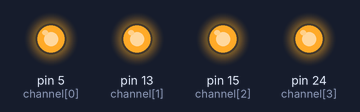
The program below on a simulated Raspberry Pi (header pin numbers). Parts: output pins drawn as LEDs (lit = HIGH). At 10.0 s the program stops and its outputs stay as they are.

Above: at 0.1 s.
At 1.1 s:
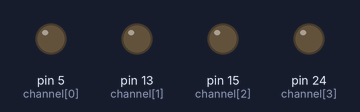
Timing chart, 0 to 2.6 s (numbered marks = the images above):
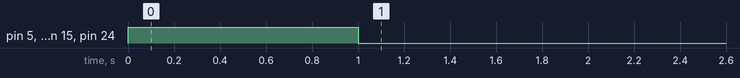

Measured:
- by itself, pin 5 (channel[0]), pin 13 (channel[1]), pin 15 (channel[2]), pin 24 (channel[3]): LOW → HIGH at 0.00 s, → LOW 1.0 s later

The program:

LED_TEST_1.py
```python
import RPi.GPIO as GPIO
import time
GPIO.setmode(GPIO.BOARD)

GPIO.setwarnings(False)
channel =(5,13,15,24)
#channel = int(channel)
n = 0
for i in channel:
	GPIO.setup(i,GPIO.OUT,initial = 1)
#GPIO.setup(channel,GPIO.OUT,initial = 1)
while n <5:
	time.sleep(1)
	for i in channel:
		GPIO.output(i,0)
	time.sleep(1)
	#for i in channel:
	#	GPIO.output(i,1)
	n = n+1
for i in channel:
	GPIO.cleanup(i)
```
